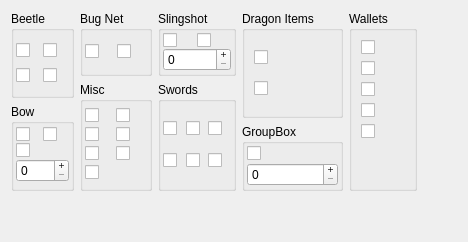
      <widget class="QWidget" name="equipmentTab">
       <attribute name="title">
        <string>Equipment</string>
       </attribute>
       <layout class="QGridLayout" name="gridLayout_16">
        <item row="0" column="4" rowspan="3">
         <widget class="QGroupBox" name="walletsGroup">
          <property name="title">
           <string>Wallets</string>
          </property>
          <layout class="QGridLayout" name="gridLayout_17">
           <item row="3" column="0">
            <widget class="QCheckBox" name="giantWalletChkBox">
             <property name="icon">
              <iconset resource="../resources/resources.qrc">
               <normaloff>:/Wallets/GiantWallet</normaloff>:/Wallets/GiantWallet</iconset>
             </property>
             <property name="iconSize">
              <size>
               <width>64</width>
               <height>64</height>
              </size>
             </property>
            </widget>
           </item>
           <item row="2" column="0">
            <widget class="QCheckBox" name="bigWalletChkBox">
             <property name="icon">
              <iconset resource="../resources/resources.qrc">
               <normaloff>:/Wallets/BigWallet</normaloff>:/Wallets/BigWallet</iconset>
             </property>
             <property name="iconSize">
              <size>
               <width>64</width>
               <height>64</height>
              </size>
             </property>
            </widget>
           </item>
           <item row="1" column="0">
            <widget class="QCheckBox" name="mediumWalletChkBox">
             <property name="icon">
              <iconset resource="../resources/resources.qrc">
               <normaloff>:/Wallets/MediumWallet</normaloff>:/Wallets/MediumWallet</iconset>
             </property>
             <property name="iconSize">
              <size>
               <width>64</width>
               <height>64</height>
              </size>
             </property>
            </widget>
           </item>
           <item row="0" column="0">
            <widget class="QCheckBox" name="smallWalletChkBox">
             <property name="icon">
              <iconset resource="../resources/resources.qrc">
               <normaloff>:/Wallets/SmallWallet</normaloff>:/Wallets/SmallWallet</iconset>
             </property>
             <property name="iconSize">
              <size>
               <width>64</width>
               <height>64</height>
              </size>
             </property>
            </widget>
           </item>
           <item row="4" column="0">
            <widget class="QCheckBox" name="tycoonWalletChkBox">
             <property name="icon">
              <iconset resource="../resources/resources.qrc">
               <normaloff>:/Wallets/TycoonWallet</normaloff>:/Wallets/TycoonWallet</iconset>
             </property>
             <property name="iconSize">
              <size>
               <width>64</width>
               <height>64</height>
              </size>
             </property>
            </widget>
           </item>
           <item row="5" column="0">
            <spacer name="verticalSpacer_5">
             <property name="orientation">
              <enum>Qt::Vertical</enum>
             </property>
             <property name="sizeHint" stdset="0">
              <size>
               <width>20</width>
               <height>40</height>
              </size>
             </property>
            </spacer>
           </item>
          </layout>
         </widget>
        </item>
        <item row="0" column="2">
         <widget class="QGroupBox" name="slingShotGrpBox">
          <property name="title">
           <string>Slingshot</string>
          </property>
          <layout class="QGridLayout" name="gridLayout_3">
           <property name="leftMargin">
            <number>2</number>
           </property>
           <property name="topMargin">
            <number>2</number>
           </property>
           <property name="rightMargin">
            <number>2</number>
           </property>
           <property name="bottomMargin">
            <number>2</number>
           </property>
           <property name="spacing">
            <number>0</number>
           </property>
           <item row="0" column="0">
            <widget class="QCheckBox" name="slingShotChkBox">
             <property name="toolTip">
              <string>Slingshot</string>
             </property>
             <property name="statusTip">
              <string>Slingshot</string>
             </property>
             <property name="text">
              <string/>
             </property>
             <property name="icon">
              <iconset resource="../resources/resources.qrc">
               <normaloff>:/Weapons/SlingShot</normaloff>:/Weapons/SlingShot</iconset>
             </property>
             <property name="iconSize">
              <size>
               <width>48</width>
               <height>48</height>
              </size>
             </property>
            </widget>
           </item>
           <item row="0" column="1">
            <widget class="QCheckBox" name="scatterShotChkBox">
             <property name="toolTip">
              <string>Scattershot</string>
             </property>
             <property name="statusTip">
              <string>Scattershot</string>
             </property>
             <property name="text">
              <string/>
             </property>
             <property name="icon">
              <iconset resource="../resources/resources.qrc">
               <normaloff>:/Weapons/SlingShot</normaloff>:/Weapons/SlingShot</iconset>
             </property>
             <property name="iconSize">
              <size>
               <width>48</width>
               <height>48</height>
              </size>
             </property>
            </widget>
           </item>
           <item row="1" column="0" colspan="2">
            <widget class="QSpinBox" name="seedAmmoSpinBox">
             <property name="buttonSymbols">
              <enum>QAbstractSpinBox::PlusMinus</enum>
             </property>
             <property name="maximum">
              <number>127</number>
             </property>
            </widget>
           </item>
          </layout>
         </widget>
        </item>
        <item row="0" column="1">
         <widget class="QGroupBox" name="bugnetGrpBox">
          <property name="title">
           <string>Bug Net</string>
          </property>
          <layout class="QGridLayout" name="gridLayout_2">
           <property name="leftMargin">
            <number>2</number>
           </property>
           <property name="topMargin">
            <number>2</number>
           </property>
           <property name="rightMargin">
            <number>2</number>
           </property>
           <property name="bottomMargin">
            <number>2</number>
           </property>
           <property name="spacing">
            <number>2</number>
           </property>
           <item row="0" column="0">
            <widget class="QCheckBox" name="bugNetChkBox">
             <property name="toolTip">
              <string>Bug Net</string>
             </property>
             <property name="statusTip">
              <string>Bug Net</string>
             </property>
             <property name="text">
              <string/>
             </property>
             <property name="icon">
              <iconset resource="../resources/resources.qrc">
               <normaloff>:/Weapons/Bugnet</normaloff>:/Weapons/Bugnet</iconset>
             </property>
             <property name="iconSize">
              <size>
               <width>48</width>
               <height>48</height>
              </size>
             </property>
            </widget>
           </item>
           <item row="0" column="1">
            <widget class="QCheckBox" name="bigBugNetChkBox">
             <property name="toolTip">
              <string>Big Bug Net</string>
             </property>
             <property name="statusTip">
              <string>Big Bug Net</string>
             </property>
             <property name="text">
              <string/>
             </property>
             <property name="icon">
              <iconset resource="../resources/resources.qrc">
               <normaloff>:/Weapons/BigBugnet</normaloff>:/Weapons/BigBugnet</iconset>
             </property>
             <property name="iconSize">
              <size>
               <width>48</width>
               <height>48</height>
              </size>
             </property>
            </widget>
           </item>
          </layout>
         </widget>
        </item>
        <item row="1" column="2" rowspan="2">
         <widget class="QGroupBox" name="swdGroupBox">
          <property name="title">
           <string>Swords</string>
          </property>
          <layout class="QGridLayout" name="gridLayout_10">
           <property name="leftMargin">
            <number>2</number>
           </property>
           <property name="topMargin">
            <number>2</number>
           </property>
           <property name="rightMargin">
            <number>2</number>
           </property>
           <property name="bottomMargin">
            <number>2</number>
           </property>
           <property name="spacing">
            <number>0</number>
           </property>
           <item row="0" column="2">
            <widget class="QCheckBox" name="goddessSwdChkBox">
             <property name="toolTip">
              <string>Goddess Sword</string>
             </property>
             <property name="statusTip">
              <string>Goddess Sword</string>
             </property>
             <property name="text">
              <string/>
             </property>
             <property name="icon">
              <iconset resource="../resources/resources.qrc">
               <normaloff>:/Swords/GoddessSword</normaloff>:/Swords/GoddessSword</iconset>
             </property>
             <property name="iconSize">
              <size>
               <width>32</width>
               <height>160</height>
              </size>
             </property>
            </widget>
           </item>
           <item row="1" column="2">
            <widget class="QCheckBox" name="masterSwdChkBox">
             <property name="toolTip">
              <string>Master Sword</string>
             </property>
             <property name="statusTip">
              <string>Master Sword</string>
             </property>
             <property name="text">
              <string/>
             </property>
             <property name="icon">
              <iconset resource="../resources/resources.qrc">
               <normaloff>:/Swords/MasterSword</normaloff>:/Swords/MasterSword</iconset>
             </property>
             <property name="iconSize">
              <size>
               <width>32</width>
               <height>160</height>
              </size>
             </property>
            </widget>
           </item>
           <item row="1" column="3">
            <widget class="QCheckBox" name="trueMasterSwdChkBox">
             <property name="toolTip">
              <string>True Master Sword</string>
             </property>
             <property name="statusTip">
              <string>True Master Sword</string>
             </property>
             <property name="icon">
              <iconset resource="../resources/resources.qrc">
               <normaloff>:/Swords/TrueMasterSword</normaloff>:/Swords/TrueMasterSword</iconset>
             </property>
             <property name="iconSize">
              <size>
               <width>32</width>
               <height>160</height>
              </size>
             </property>
            </widget>
           </item>
           <item row="0" column="3">
            <widget class="QCheckBox" name="longSwdChkBox">
             <property name="toolTip">
              <string>Goddess Long Sword</string>
             </property>
             <property name="statusTip">
              <string>Goddess Long Sword</string>
             </property>
             <property name="text">
              <string/>
             </property>
             <property name="icon">
              <iconset resource="../resources/resources.qrc">
               <normaloff>:/Swords/LongSword</normaloff>:/Swords/LongSword</iconset>
             </property>
             <property name="iconSize">
              <size>
               <width>32</width>
               <height>160</height>
              </size>
             </property>
            </widget>
           </item>
           <item row="1" column="1">
            <widget class="QCheckBox" name="whiteSwdChkBox">
             <property name="toolTip">
              <string>Goddess White Sword</string>
             </property>
             <property name="statusTip">
              <string>Goddess White Sword</string>
             </property>
             <property name="icon">
              <iconset resource="../resources/resources.qrc">
               <normaloff>:/Swords/GoddessWhiteSword</normaloff>:/Swords/GoddessWhiteSword</iconset>
             </property>
             <property name="iconSize">
              <size>
               <width>32</width>
               <height>160</height>
              </size>
             </property>
            </widget>
           </item>
           <item row="0" column="1">
            <widget class="QCheckBox" name="practiceSwdChkBox">
             <property name="toolTip">
              <string>Practice Sword</string>
             </property>
             <property name="statusTip">
              <string>Practice Sword</string>
             </property>
             <property name="text">
              <string/>
             </property>
             <property name="icon">
              <iconset resource="../resources/resources.qrc">
               <normaloff>:/Swords/PracticeSword</normaloff>:/Swords/PracticeSword</iconset>
             </property>
             <property name="iconSize">
              <size>
               <width>32</width>
               <height>160</height>
              </size>
             </property>
            </widget>
           </item>
          </layout>
         </widget>
        </item>
        <item row="0" column="3" rowspan="2">
         <widget class="QGroupBox" name="groupBox_5">
          <property name="title">
           <string>Dragon Items</string>
          </property>
          <layout class="QGridLayout" name="gridLayout_15">
           <item row="1" column="0">
            <widget class="QCheckBox" name="fireEaringsChkBox">
             <property name="icon">
              <iconset resource="../resources/resources.qrc">
               <normaloff>:/Equipment/FireShieldEarings</normaloff>:/Equipment/FireShieldEarings</iconset>
             </property>
             <property name="iconSize">
              <size>
               <width>48</width>
               <height>48</height>
              </size>
             </property>
            </widget>
           </item>
           <item row="0" column="0">
            <widget class="QCheckBox" name="dragonScaleChkBox">
             <property name="icon">
              <iconset resource="../resources/resources.qrc">
               <normaloff>:/Equipment/WaterDragonScale</normaloff>:/Equipment/WaterDragonScale</iconset>
             </property>
             <property name="iconSize">
              <size>
               <width>48</width>
               <height>48</height>
              </size>
             </property>
            </widget>
           </item>
          </layout>
         </widget>
        </item>
        <item row="1" column="1" rowspan="2">
         <widget class="QGroupBox" name="miscGrpBox">
          <property name="title">
           <string>Misc</string>
          </property>
          <layout class="QGridLayout" name="gridLayout_4">
           <property name="leftMargin">
            <number>2</number>
           </property>
           <property name="topMargin">
            <number>2</number>
           </property>
           <property name="rightMargin">
            <number>2</number>
           </property>
           <property name="bottomMargin">
            <number>2</number>
           </property>
           <property name="spacing">
            <number>0</number>
           </property>
           <item row="1" column="1">
            <widget class="QCheckBox" name="clawShotChkBox">
             <property name="toolTip">
              <string>Clawshot</string>
             </property>
             <property name="statusTip">
              <string>Clawshot</string>
             </property>
             <property name="text">
              <string/>
             </property>
             <property name="icon">
              <iconset resource="../resources/resources.qrc">
               <normaloff>:/Weapons/DoubleClawshot</normaloff>:/Weapons/DoubleClawshot</iconset>
             </property>
             <property name="iconSize">
              <size>
               <width>48</width>
               <height>48</height>
              </size>
             </property>
            </widget>
           </item>
           <item row="6" column="1">
            <widget class="QCheckBox" name="sailClothChkBox">
             <property name="toolTip">
              <string>Sail Cloth</string>
             </property>
             <property name="statusTip">
              <string>Sail Cloth</string>
             </property>
             <property name="icon">
              <iconset resource="../resources/resources.qrc">
               <normaloff>:/Equipment/SailCloth</normaloff>:/Equipment/SailCloth</iconset>
             </property>
             <property name="iconSize">
              <size>
               <width>48</width>
               <height>48</height>
              </size>
             </property>
            </widget>
           </item>
           <item row="0" column="1">
            <widget class="QCheckBox" name="harpChkBox">
             <property name="toolTip">
              <string>Goddess Harp</string>
             </property>
             <property name="statusTip">
              <string>Goddess Harp</string>
             </property>
             <property name="text">
              <string/>
             </property>
             <property name="icon">
              <iconset resource="../resources/resources.qrc">
               <normaloff>:/Weapons/Harp</normaloff>:/Weapons/Harp</iconset>
             </property>
             <property name="iconSize">
              <size>
               <width>48</width>
               <height>48</height>
              </size>
             </property>
            </widget>
           </item>
           <item row="0" column="0">
            <widget class="QCheckBox" name="gustBellowsChkBox">
             <property name="toolTip">
              <string>Gust Bellows</string>
             </property>
             <property name="statusTip">
              <string>Gust Bellows</string>
             </property>
             <property name="text">
              <string/>
             </property>
             <property name="icon">
              <iconset resource="../resources/resources.qrc">
               <normaloff>:/Weapons/GustBellows</normaloff>:/Weapons/GustBellows</iconset>
             </property>
             <property name="iconSize">
              <size>
               <width>48</width>
               <height>48</height>
              </size>
             </property>
            </widget>
           </item>
           <item row="1" column="0">
            <widget class="QCheckBox" name="whipChkBox">
             <property name="toolTip">
              <string>Whip</string>
             </property>
             <property name="statusTip">
              <string>Whip</string>
             </property>
             <property name="text">
              <string/>
             </property>
             <property name="icon">
              <iconset resource="../resources/resources.qrc">
               <normaloff>:/Weapons/Whip</normaloff>:/Weapons/Whip</iconset>
             </property>
             <property name="iconSize">
              <size>
               <width>48</width>
               <height>48</height>
              </size>
             </property>
            </widget>
           </item>
           <item row="6" column="0">
            <widget class="QCheckBox" name="diggingMittsChkBox">
             <property name="toolTip">
              <string>Digging Mitts</string>
             </property>
             <property name="statusTip">
              <string>Digging Mitts</string>
             </property>
             <property name="icon">
              <iconset resource="../resources/resources.qrc">
               <normaloff>:/Equipment/DiggingMitts</normaloff>:/Equipment/DiggingMitts</iconset>
             </property>
             <property name="iconSize">
              <size>
               <width>48</width>
               <height>48</height>
              </size>
             </property>
            </widget>
           </item>
           <item row="7" column="0">
            <widget class="QCheckBox" name="moleMittsChkBox">
             <property name="toolTip">
              <string>Mole Mitts</string>
             </property>
             <property name="statusTip">
              <string>Mole Mitts</string>
             </property>
             <property name="icon">
              <iconset resource="../resources/resources.qrc">
               <normaloff>:/Equipment/MoleMitts</normaloff>:/Equipment/MoleMitts</iconset>
             </property>
             <property name="iconSize">
              <size>
               <width>48</width>
               <height>48</height>
              </size>
             </property>
            </widget>
           </item>
          </layout>
         </widget>
        </item>
        <item row="2" column="3">
         <widget class="QGroupBox" name="groupBox_6">
          <property name="title">
           <string>GroupBox</string>
          </property>
          <layout class="QGridLayout" name="gridLayout_9">
           <property name="leftMargin">
            <number>2</number>
           </property>
           <property name="topMargin">
            <number>2</number>
           </property>
           <property name="rightMargin">
            <number>2</number>
           </property>
           <property name="bottomMargin">
            <number>2</number>
           </property>
           <property name="spacing">
            <number>2</number>
           </property>
           <item row="0" column="0">
            <widget class="QCheckBox" name="bombChkBox">
             <property name="toolTip">
              <string>Bombs</string>
             </property>
             <property name="statusTip">
              <string>Bombs</string>
             </property>
             <property name="text">
              <string/>
             </property>
             <property name="icon">
              <iconset resource="../resources/resources.qrc">
               <normaloff>:/Weapons/Bomb</normaloff>:/Weapons/Bomb</iconset>
             </property>
             <property name="iconSize">
              <size>
               <width>48</width>
               <height>48</height>
              </size>
             </property>
            </widget>
           </item>
           <item row="1" column="0">
            <widget class="QSpinBox" name="bombAmmoSpinBox">
             <property name="buttonSymbols">
              <enum>QAbstractSpinBox::PlusMinus</enum>
             </property>
             <property name="maximum">
              <number>127</number>
             </property>
            </widget>
           </item>
          </layout>
         </widget>
        </item>
        <item row="0" column="0" rowspan="3">
         <layout class="QVBoxLayout" name="verticalLayout_4">
          <item>
           <widget class="QGroupBox" name="beetleGrpBox">
            <property name="title">
             <string>Beetle</string>
            </property>
            <property name="checkable">
             <bool>false</bool>
            </property>
            <layout class="QGridLayout" name="gridLayout">
             <property name="leftMargin">
              <number>2</number>
             </property>
             <property name="topMargin">
              <number>2</number>
             </property>
             <property name="rightMargin">
              <number>2</number>
             </property>
             <property name="bottomMargin">
              <number>2</number>
             </property>
             <property name="spacing">
              <number>0</number>
             </property>
             <item row="0" column="0">
              <widget class="QCheckBox" name="beetleChkBox">
               <property name="toolTip">
                <string>Beetle</string>
               </property>
               <property name="statusTip">
                <string>Beetle</string>
               </property>
               <property name="text">
                <string/>
               </property>
               <property name="icon">
                <iconset resource="../resources/resources.qrc">
                 <normaloff>:/Weapons/Beetle</normaloff>:/Weapons/Beetle</iconset>
               </property>
               <property name="iconSize">
                <size>
                 <width>48</width>
                 <height>48</height>
                </size>
               </property>
              </widget>
             </item>
             <item row="0" column="1">
              <widget class="QCheckBox" name="hookBeetleChkBox">
               <property name="toolTip">
                <string>Hook Beetle</string>
               </property>
               <property name="statusTip">
                <string>Hook Beetle</string>
               </property>
               <property name="text">
                <string/>
               </property>
               <property name="icon">
                <iconset resource="../resources/resources.qrc">
                 <normaloff>:/Weapons/HookBeetle</normaloff>:/Weapons/HookBeetle</iconset>
               </property>
               <property name="iconSize">
                <size>
                 <width>48</width>
                 <height>48</height>
                </size>
               </property>
              </widget>
             </item>
             <item row="1" column="0">
              <widget class="QCheckBox" name="quickBeetleChkBox">
               <property name="toolTip">
                <string>Quick Beetle</string>
               </property>
               <property name="statusTip">
                <string>Quick Beetle</string>
               </property>
               <property name="text">
                <string/>
               </property>
               <property name="icon">
                <iconset resource="../resources/resources.qrc">
                 <normaloff>:/Weapons/SpeedBeetle</normaloff>:/Weapons/SpeedBeetle</iconset>
               </property>
               <property name="iconSize">
                <size>
                 <width>48</width>
                 <height>48</height>
                </size>
               </property>
              </widget>
             </item>
             <item row="1" column="1">
              <widget class="QCheckBox" name="toughBeetleChkBox">
               <property name="toolTip">
                <string>Tough Beetle</string>
               </property>
               <property name="statusTip">
                <string>Tough Beetle</string>
               </property>
               <property name="text">
                <string/>
               </property>
               <property name="icon">
                <iconset resource="../resources/resources.qrc">
                 <normaloff>:/Weapons/ToughBeetle</normaloff>:/Weapons/ToughBeetle</iconset>
               </property>
               <property name="iconSize">
                <size>
                 <width>48</width>
                 <height>48</height>
                </size>
               </property>
              </widget>
             </item>
            </layout>
           </widget>
          </item>
          <item>
           <widget class="QGroupBox" name="bowGrpBox">
            <property name="title">
             <string>Bow</string>
            </property>
            <layout class="QGridLayout" name="gridLayout_8">
             <property name="leftMargin">
              <number>2</number>
             </property>
             <property name="topMargin">
              <number>2</number>
             </property>
             <property name="rightMargin">
              <number>2</number>
             </property>
             <property name="bottomMargin">
              <number>2</number>
             </property>
             <property name="spacing">
              <number>0</number>
             </property>
             <item row="0" column="0">
              <widget class="QCheckBox" name="bowChkBox">
               <property name="text">
                <string/>
               </property>
               <property name="icon">
                <iconset resource="../resources/resources.qrc">
                 <normaloff>:/Weapons/Bow</normaloff>:/Weapons/Bow</iconset>
               </property>
               <property name="iconSize">
                <size>
                 <width>48</width>
                 <height>48</height>
                </size>
               </property>
              </widget>
             </item>
             <item row="0" column="1">
              <widget class="QCheckBox" name="ironBowChkBox">
               <property name="text">
                <string/>
               </property>
               <property name="icon">
                <iconset resource="../resources/resources.qrc">
                 <normaloff>:/Weapons/IronBow</normaloff>:/Weapons/IronBow</iconset>
               </property>
               <property name="iconSize">
                <size>
                 <width>48</width>
                 <height>48</height>
                </size>
               </property>
               <property name="shortcut">
                <string>Return</string>
               </property>
              </widget>
             </item>
             <item row="1" column="0">
              <widget class="QCheckBox" name="sacredBowChkBox">
               <property name="text">
                <string/>
               </property>
               <property name="icon">
                <iconset resource="../resources/resources.qrc">
                 <normaloff>:/Weapons/SacredBow</normaloff>:/Weapons/SacredBow</iconset>
               </property>
               <property name="iconSize">
                <size>
                 <width>48</width>
                 <height>48</height>
                </size>
               </property>
              </widget>
             </item>
             <item row="2" column="0" colspan="2">
              <widget class="QSpinBox" name="arrowAmmoSpinBox">
               <property name="buttonSymbols">
                <enum>QAbstractSpinBox::PlusMinus</enum>
               </property>
               <property name="maximum">
                <number>127</number>
               </property>
              </widget>
             </item>
            </layout>
           </widget>
          </item>
         </layout>
        </item>
        <item row="3" column="1">
         <spacer name="verticalSpacer_4">
          <property name="orientation">
           <enum>Qt::Vertical</enum>
          </property>
          <property name="sizeHint" stdset="0">
           <size>
            <width>20</width>
            <height>40</height>
           </size>
          </property>
         </spacer>
        </item>
        <item row="2" column="5">
         <spacer name="horizontalSpacer_4">
          <property name="orientation">
           <enum>Qt::Horizontal</enum>
          </property>
          <property name="sizeHint" stdset="0">
           <size>
            <width>40</width>
            <height>20</height>
           </size>
          </property>
         </spacer>
        </item>
       </layout>
      </widget>
